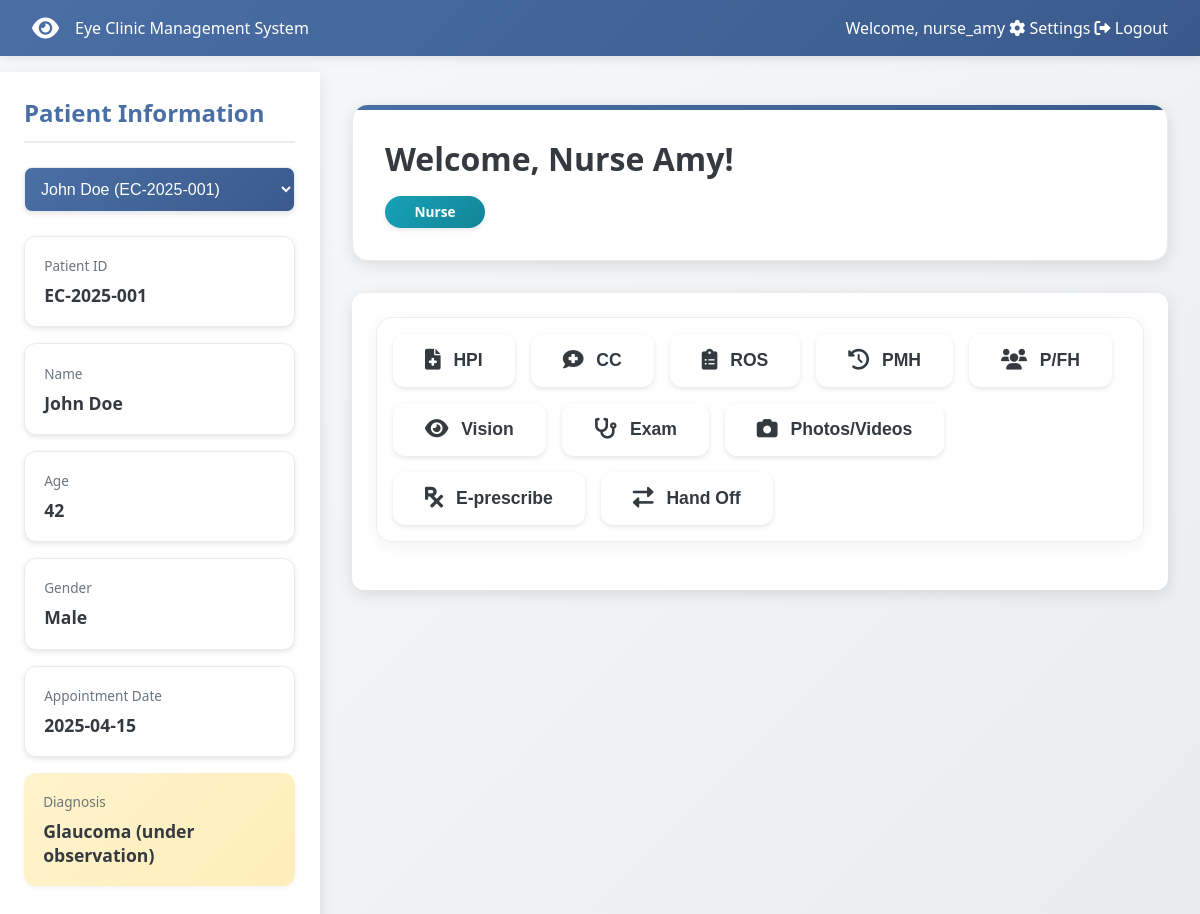
The page /dashboard (signed in) on the database its author committed.
### models.py (models this page shows, shortened)
class User(db.Model):
    id = db.Column(db.Integer, primary_key=True)
    username = db.Column(db.String(80), unique=True, nullable=False)
    email = db.Column(db.String(120), unique=True, nullable=False)
    password_hash = db.Column(db.String(120), nullable=False)
    role = db.Column(db.String(80), nullable=False)
    name = db.Column(db.String(120))
    status = db.Column(db.String(20), default='active')
    last_login = db.Column(db.DateTime, default=lambda: datetime.now(timezone.utc))
    custom_permissions = db.Column(db.String(500))  # Store tab permissions as comma-separated string
    created_at = db.Column(db.DateTime, default=lambda: datetime.now(timezone.utc))
    updated_at = db.Column(db.DateTime, default=lambda: datetime.now(timezone.utc), onupdate=lambda: datetime.now(timezone.utc))
    def get_custom_permissions(self):
        if self.custom_permissions:
            return self.custom_permissions.split(',')
        return []
    def to_dict(self):
        return {
            'id': self.id,
            'username': self.username,
            'role': self.role,
            'name': self.name,
            'status': self.status,
            'last_login': self.last_login.strftime('%Y-%m-%dT%H:%M:%S.%f') if self.last_login else None,
            'custom_permissions': self.get_custom_permissions(),
            'created_at': self.created_at.isoformat() if self.created_at else None,
            'updated_at': self.updated_at.isoformat() if self.updated_at else None
        }

class Patient(db.Model):
    id = db.Column(db.String(20), primary_key=True)
    name = db.Column(db.String(100), nullable=False)
    age = db.Column(db.Integer)
    gender = db.Column(db.String(10))
    appointment_date = db.Column(db.Date)
    diagnosis = db.Column(db.Text)
    created_at = db.Column(db.DateTime, default=datetime.utcnow)
    updated_at = db.Column(db.DateTime, default=datetime.utcnow, onupdate=datetime.utcnow)
    def to_dict(self):
        return {
            'id': self.id,
            'name': self.name,
            'age': self.age,
            'gender': self.gender,
            'appointment_date': self.appointment_date.isoformat() if self.appointment_date else None,
            'diagnosis': self.diagnosis,
            'created_at': self.created_at.isoformat() if self.created_at else None,
            'updated_at': self.updated_at.isoformat() if self.updated_at else None
        }

### app.py (the view)
@app.route('/dashboard')
@login_required
def dashboard():
    role = session['role']
    user = User.query.filter_by(username=session['username']).first()
    custom_permissions = user.get_custom_permissions() if user else []
    accessible_tabs = {}
    if custom_permissions:
        for tab in TAB_PERMISSIONS.keys():
            accessible_tabs[tab] = tab in custom_permissions
    else:
        for tab in TAB_PERMISSIONS.keys():
            accessible_tabs[tab] = role in TAB_PERMISSIONS[tab]
    role_stats = {
        'Admin': {
            'total_patients': Patient.query.count(),
            'active_cases': Patient.query.filter(Patient.diagnosis.isnot(None)).count(),
            'pending_reviews': Patient.query.filter(Patient.diagnosis.is_(None)).count()
        },
        'Doctor': {
            'patients_today': Patient.query.filter_by(appointment_date=datetime.now().date()).count(),
            'pending_reports': Patient.query.filter(Patient.diagnosis.is_(None)).count(),
            'prescriptions': 8  # This would come from a prescriptions table in a real app
        },
        'Nurse': {
            'assigned_patients': Patient.query.count(),
            'vitals_pending': 3,  # This would come from a vitals table in a real app
            'follow_ups': 4  # This would come from a follow-ups table in a real app
        },
        'Intern': {
            'observed_cases': 10,  # This would come from a cases table in a real app
            'assisted_cases': 5,
            'study_hours': 15
        },
        'Receptionist': {
            'appointments_today': Patient.query.filter_by(appointment_date=datetime.now().date()).count(),
            'check_ins': 15,  # This would come from a check-ins table in a real app
            'pending_calls': 4  # This would come from a calls table in a real app
        },
        'Pharmacist': {
            'prescriptions_pending': 12,  # This would come from a prescriptions table in a real app
            'completed_orders': 35,
            'inventory_alerts': 3
        }
    }
    can_view_patient_info = role in PATIENT_INFO_ACCESS
    current_patient = None
    if can_view_patient_info:
        current_patient = Patient.query.get(session.get('selected_patient_id'))
        if not current_patient:
            current_patient = Patient.query.first()
            if current_patient:
                session['selected_patient_id'] = current_patient.id
    all_users = User.query.all()
    received_handoffs = HandOff.query.filter_by(
        to_user_id=user.id,
        is_acknowledged=False
    ).order_by(HandOff.created_at.desc()).all()
    return render_template('dashboard.html',
                         username=session['username'],
                         name=user.name,
                         role=role,
                         current_user=user,
                         tabs=accessible_tabs,
                         stats=role_stats[role],
                         can_view_patient_info=can_view_patient_info,
                         patient_data=current_patient.to_dict() if current_patient else None,
                         all_patients=[p.to_dict() for p in Patient.query.all()] if can_view_patient_info else None,
                         users=[u.to_dict() for u in all_users],
                         received_handoffs=[h.to_dict() for h in received_handoffs])

### app.py (called while the page is built)
def login_required(f):
    @wraps(f)
    def decorated_function(*args, **kwargs):
        if 'username' not in session:
            flash('Please log in first.')
            return redirect(url_for('login'))
        return f(*args, **kwargs)
    return decorated_function

### templates/dashboard.html (shortened to what this page needs)
<!DOCTYPE html>
<html lang="en">
<head>
    <link rel="stylesheet" href="https://cdnjs.cloudflare.com/ajax/libs/font-awesome/6.0.0/css/all.min.css">
</head>
<body>
    <nav class="navbar">
        <div class="navbar-brand">
            <i class="fas fa-eye"></i>
            <span>Eye Clinic Management System</span>
        </div>
        <div class="navbar-right">
            <span>Welcome, {{ username }}</span>
            <a href="#" class="nav-button" onclick="showTab('Settings')">
                <i class="fas fa-cog"></i>
                Settings
            </a>
            <a href="{{ url_for('logout') }}" class="nav-button">
                <i class="fas fa-sign-out-alt"></i>
                Logout
            </a>
        </div>
    </nav>
    <div class="main-content">
        {% if can_view_patient_info %}
        <div class="patient-sidebar">
            <div class="patient-info">
                <h2>Patient Information</h2>
                <div class="patient-selector" style="margin-bottom: 1.5rem;">
                    <select id="patient-select" class="form-control" onchange="selectPatient(this.value)" style="width: 100%; padding: 0.75rem; border: 1px solid var(--border-color); border-radius: 8px; background-color: white; font-size: 1rem;">
                    {% for patient in all_patients %}
                        <option value="{{ patient.id }}" {% if patient.id == patient_data.id %}selected{% endif %}>
                            {{ patient.name }} ({{ patient.id }})
                        </option>
                    {% endfor %}
                </select>
            </div>
                {% if patient_data %}
                <div class="info-group">
                    <div class="info-label">Patient ID</div>
                    <div class="info-value">{{ patient_data.id }}</div>
                </div>
                <div class="info-group">
                    <div class="info-label">Name</div>
                    <div class="info-value">{{ patient_data.name }}</div>
                </div>
                <div class="info-group">
                    <div class="info-label">Age</div>
                    <div class="info-value">{{ patient_data.age }}</div>
                </div>
                <div class="info-group">
                    <div class="info-label">Gender</div>
                    <div class="info-value">{{ patient_data.gender }}</div>
                </div>
                <div class="info-group">
                    <div class="info-label">Appointment Date</div>
                    <div class="info-value">{{ patient_data.appointment_date }}</div>
                </div>
                <div class="diagnosis">
                    <div class="info-label">Diagnosis</div>
                    <div class="info-value">{{ patient_data.diagnosis }}</div>
                </div>
                {% else %}
                <div class="info-group">
                    <div class="info-value">No patient selected</div>
                </div>
                {% endif %}
            </div>
        </div>
        {% endif %}
        <div class="dashboard-container">
            <div class="welcome-card">
                <h1>Welcome, {{ name }}!</h1>
                <div class="role-badge role-{{ role }}">{{ role }}</div>
            </div>
            <div class="tabs-container">
                <div class="tab-buttons">
                    <button class="tab-button" data-tab="hpi">
                        <i class="fas fa-file-medical"></i> HPI
                            </button>
                    <button class="tab-button" data-tab="cc">
                        <i class="fas fa-comment-medical"></i> CC
                    </button>
                    <button class="tab-button" data-tab="ros">
                        <i class="fas fa-clipboard-list"></i> ROS
                    </button>
                    <button class="tab-button" data-tab="pmh">
                        <i class="fas fa-history"></i> PMH
                    </button>
                    <button class="tab-button" data-tab="pfh">
                        <i class="fas fa-users"></i> P/FH
                    </button>
                    <button class="tab-button" data-tab="vision">
                        <i class="fas fa-eye"></i> Vision
                    </button>
                    <button class="tab-button" data-tab="exam">
                        <i class="fas fa-stethoscope"></i> Exam
                    </button>
                    <button class="tab-button" data-tab="photos">
                        <i class="fas fa-camera"></i> Photos/Videos
                    </button>
                    <button class="tab-button" data-tab="eprescribe">
                        <i class="fas fa-prescription"></i> E-prescribe
                    </button>
                    <button class="tab-button" data-tab="handoff">
                        <i class="fas fa-exchange-alt"></i> Hand Off
                    </button>
                </div>
            </div>
        </div>
    </div>
</body>
</html>

### rows shown on the page
User: username "nurse_amy", name "Nurse Amy", role "Nurse"
Patient: id "EC-2025-001", name "John Doe", gender "Male", diagnosis "Glaucoma (under observation)"

### other values the page prints
{{ patient_data.age }} "42"
{{ patient_data.appointment_date }} "2025-04-15"
form field value "John Doe (EC-2025-001)"
